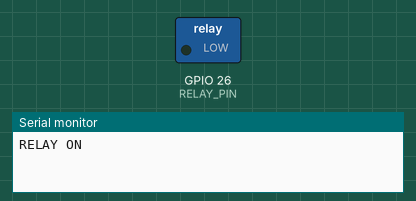
The sketch below on a simulated ESP32. On the bench: switched loads named in the sketch (green lamp = pin HIGH), the last lines printed to the serial monitor.

Above: at 1.0 s.
At 3.0 s:
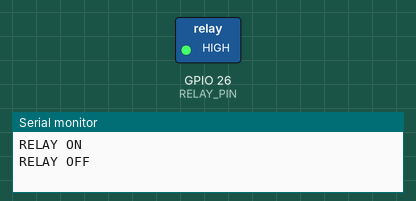
Timing chart, 0 to 5.2 s (numbered marks = the images above):
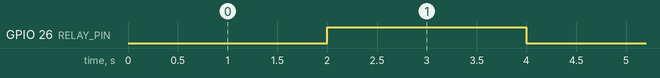

Measured:
- by itself, GPIO 26 (RELAY_PIN): alternates HIGH for 2.0 s and LOW for 2.0 s

The sketch:

relay_2s_on_off.ino
```cpp
/*
 * ============================================================================
 *  SINGLE CHANNEL RELAY — 2 s ON / 2 s OFF  (ESP32, blocking version)
 * ----------------------------------------------------------------------------
 *  Board      : ESP32 DevKit / WROOM
 *  Module     : 1-channel 5 V relay board
 *  Behaviour  : loop forever ->
 *                 relay ON  -> wait 2000 ms
 *                 relay OFF -> wait 2000 ms
 *
 *  Wiring
 *    Relay IN  -> GPIO26 (change RELAY_PIN below if needed)
 *    Relay VCC -> 5V (VIN) or external 5 V supply
 *    Relay GND -> GND (common with MCU)
 *    ⚠ Most cheap relay boards are ACTIVE-LOW (LOW = coil energized).
 *    ⚠ Do NOT use GPIO 34–39 (input only) or 6–11 (flash).
 * ============================================================================
 */

#define RELAY_PIN        26
#define RELAY_ACTIVE_LOW true    // true -> LOW turns relay ON (most boards)

const unsigned long INTERVAL_MS = 2000UL;   // 2 seconds ON and 2 seconds OFF

void setRelay(bool on) {
  digitalWrite(RELAY_PIN, (on ^ RELAY_ACTIVE_LOW) ? HIGH : LOW);
}

void setup() {
  pinMode(RELAY_PIN, OUTPUT);
  setRelay(false);              // load starts OFF
  Serial.begin(115200);
}

void loop() {
  setRelay(true);               // RELAY ON  (2 s)
  Serial.println("RELAY ON");
  delay(INTERVAL_MS);

  setRelay(false);              // RELAY OFF (2 s)
  Serial.println("RELAY OFF");
  delay(INTERVAL_MS);
}
```
